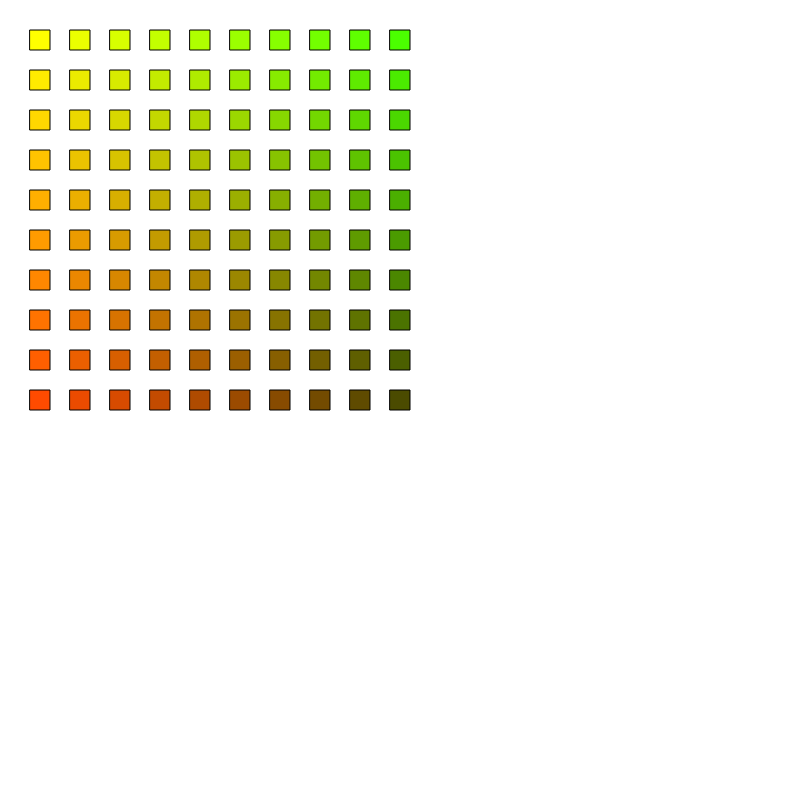
Frame 1 (no input)
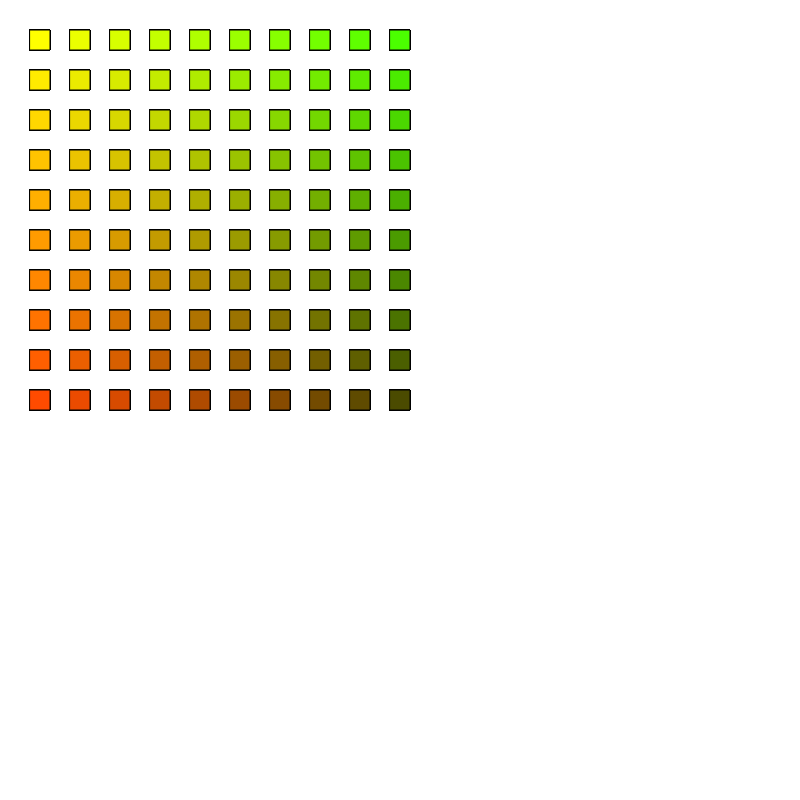
Frame 60 (no input)
Frame 120 (the mouse pressed at the canvas centre since frame 60): identical to frame 60, image omitted

The p5.js sketch that drew these frames (run headless with seeded random() and noise() and a simulated clock; from frame 60 on, the mouse is pressed at the canvas centre):

// p5.js sketch
// ── sketch.js
var offset = 40;
var triWidth = 20;
var buffer = 30;

function setup() {
  createCanvas(800, 800);
  background(255);
}

function draw(){

  for(var i = 0; i < 10; i++){
    for(var j = 0; j < 10; j++){
      var r = 255-(i*20);
      var g = 255-(j*20);
      fill(r,g,0);
      rect((i*offset)+buffer, (j*offset)+buffer, triWidth, triWidth);
    }
  }

}
